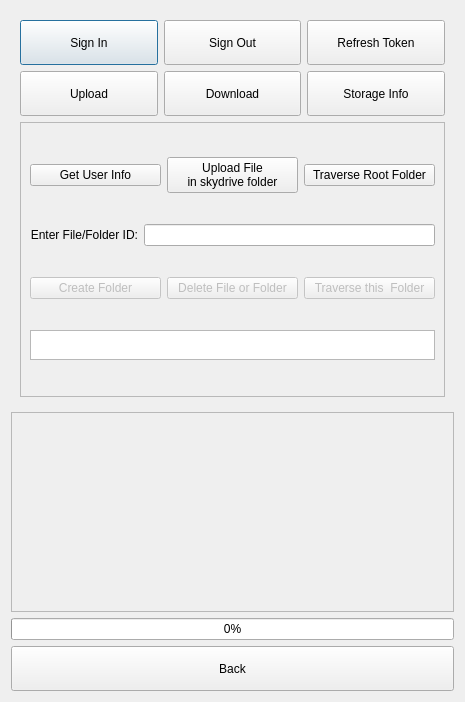
<?xml version="1.0" encoding="UTF-8"?>
<ui version="4.0">
 <class>TestDialog</class>
 <widget class="QDialog" name="TestDialog">
  <property name="geometry">
   <rect>
    <x>0</x>
    <y>0</y>
    <width>465</width>
    <height>702</height>
   </rect>
  </property>
  <property name="windowTitle">
   <string>Test QtOneDrive</string>
  </property>
  <layout class="QVBoxLayout" name="verticalLayout_3">
   <item>
    <widget class="QFrame" name="frameOne">
     <property name="frameShape">
      <enum>QFrame::NoFrame</enum>
     </property>
     <property name="frameShadow">
      <enum>QFrame::Raised</enum>
     </property>
     <layout class="QVBoxLayout" name="verticalLayout_2">
      <item>
       <layout class="QHBoxLayout" name="horizontalLayout">
        <item>
         <widget class="QPushButton" name="pushButton_SignIn">
          <property name="sizePolicy">
           <sizepolicy hsizetype="Preferred" vsizetype="Fixed">
            <horstretch>0</horstretch>
            <verstretch>0</verstretch>
           </sizepolicy>
          </property>
          <property name="minimumSize">
           <size>
            <width>100</width>
            <height>45</height>
           </size>
          </property>
          <property name="text">
           <string>Sign In</string>
          </property>
         </widget>
        </item>
        <item>
         <widget class="QPushButton" name="pushButton_SingOut">
          <property name="sizePolicy">
           <sizepolicy hsizetype="Preferred" vsizetype="Fixed">
            <horstretch>0</horstretch>
            <verstretch>0</verstretch>
           </sizepolicy>
          </property>
          <property name="minimumSize">
           <size>
            <width>0</width>
            <height>45</height>
           </size>
          </property>
          <property name="text">
           <string>Sign Out</string>
          </property>
         </widget>
        </item>
        <item>
         <widget class="QPushButton" name="pushButton">
          <property name="sizePolicy">
           <sizepolicy hsizetype="Preferred" vsizetype="Fixed">
            <horstretch>0</horstretch>
            <verstretch>0</verstretch>
           </sizepolicy>
          </property>
          <property name="minimumSize">
           <size>
            <width>0</width>
            <height>45</height>
           </size>
          </property>
          <property name="text">
           <string>Refresh Token</string>
          </property>
         </widget>
        </item>
       </layout>
      </item>
      <item>
       <layout class="QHBoxLayout" name="horizontalLayout_2">
        <item>
         <widget class="QPushButton" name="pushButton_upload2">
          <property name="enabled">
           <bool>true</bool>
          </property>
          <property name="sizePolicy">
           <sizepolicy hsizetype="Preferred" vsizetype="Fixed">
            <horstretch>0</horstretch>
            <verstretch>0</verstretch>
           </sizepolicy>
          </property>
          <property name="minimumSize">
           <size>
            <width>0</width>
            <height>45</height>
           </size>
          </property>
          <property name="text">
           <string>Upload</string>
          </property>
         </widget>
        </item>
        <item>
         <widget class="QPushButton" name="pushButton_downloadFile">
          <property name="enabled">
           <bool>true</bool>
          </property>
          <property name="sizePolicy">
           <sizepolicy hsizetype="Preferred" vsizetype="Fixed">
            <horstretch>0</horstretch>
            <verstretch>0</verstretch>
           </sizepolicy>
          </property>
          <property name="minimumSize">
           <size>
            <width>0</width>
            <height>45</height>
           </size>
          </property>
          <property name="text">
           <string>Download</string>
          </property>
         </widget>
        </item>
        <item>
         <widget class="QPushButton" name="pushButton_storageInfo">
          <property name="sizePolicy">
           <sizepolicy hsizetype="Preferred" vsizetype="Fixed">
            <horstretch>0</horstretch>
            <verstretch>0</verstretch>
           </sizepolicy>
          </property>
          <property name="minimumSize">
           <size>
            <width>0</width>
            <height>45</height>
           </size>
          </property>
          <property name="text">
           <string>Storage Info</string>
          </property>
         </widget>
        </item>
       </layout>
      </item>
      <item>
       <widget class="QFrame" name="frame">
        <property name="frameShape">
         <enum>QFrame::StyledPanel</enum>
        </property>
        <property name="frameShadow">
         <enum>QFrame::Raised</enum>
        </property>
        <layout class="QVBoxLayout" name="verticalLayout">
         <item>
          <layout class="QHBoxLayout" name="horizontalLayout_3">
           <item>
            <widget class="QPushButton" name="pushButton_GetUserInfo">
             <property name="minimumSize">
              <size>
               <width>100</width>
               <height>0</height>
              </size>
             </property>
             <property name="text">
              <string>Get User Info</string>
             </property>
            </widget>
           </item>
           <item>
            <widget class="QPushButton" name="pushButton_getFolders">
             <property name="text">
              <string>Upload File 
in skydrive folder</string>
             </property>
            </widget>
           </item>
           <item>
            <widget class="QPushButton" name="pushButton_getFiles">
             <property name="minimumSize">
              <size>
               <width>100</width>
               <height>0</height>
              </size>
             </property>
             <property name="text">
              <string>Traverse Root Folder</string>
             </property>
            </widget>
           </item>
          </layout>
         </item>
         <item>
          <layout class="QHBoxLayout" name="horizontalLayout_5">
           <item>
            <widget class="QLabel" name="label">
             <property name="text">
              <string>Enter File/Folder ID:</string>
             </property>
             <property name="alignment">
              <set>Qt::AlignRight|Qt::AlignTrailing|Qt::AlignVCenter</set>
             </property>
            </widget>
           </item>
           <item>
            <widget class="QLineEdit" name="lineEdit_fileID"/>
           </item>
          </layout>
         </item>
         <item>
          <layout class="QHBoxLayout" name="horizontalLayout_4">
           <item>
            <widget class="QPushButton" name="pushButton_createFolder">
             <property name="enabled">
              <bool>false</bool>
             </property>
             <property name="text">
              <string>Create Folder</string>
             </property>
            </widget>
           </item>
           <item>
            <widget class="QPushButton" name="pushButton_deleteFile">
             <property name="enabled">
              <bool>false</bool>
             </property>
             <property name="text">
              <string>Delete File or Folder</string>
             </property>
            </widget>
           </item>
           <item>
            <widget class="QPushButton" name="pushButton_traserveFolder">
             <property name="enabled">
              <bool>false</bool>
             </property>
             <property name="minimumSize">
              <size>
               <width>100</width>
               <height>0</height>
              </size>
             </property>
             <property name="text">
              <string>Traverse this  Folder</string>
             </property>
            </widget>
           </item>
          </layout>
         </item>
         <item>
          <widget class="QTextBrowser" name="label_info">
           <property name="maximumSize">
            <size>
             <width>16777215</width>
             <height>30</height>
            </size>
           </property>
           <property name="lineWrapMode">
            <enum>QTextEdit::WidgetWidth</enum>
           </property>
           <property name="acceptRichText">
            <bool>false</bool>
           </property>
           <property name="openLinks">
            <bool>false</bool>
           </property>
          </widget>
         </item>
        </layout>
       </widget>
      </item>
     </layout>
    </widget>
   </item>
   <item>
    <widget class="QFrame" name="frameQuick">
     <property name="minimumSize">
      <size>
       <width>0</width>
       <height>200</height>
      </size>
     </property>
     <property name="frameShape">
      <enum>QFrame::StyledPanel</enum>
     </property>
     <property name="frameShadow">
      <enum>QFrame::Raised</enum>
     </property>
     <layout class="QGridLayout" name="gridLayout_2">
      <item row="0" column="0">
       <layout class="QGridLayout" name="gl"/>
      </item>
     </layout>
    </widget>
   </item>
   <item>
    <widget class="QProgressBar" name="progressBar">
     <property name="value">
      <number>0</number>
     </property>
     <property name="alignment">
      <set>Qt::AlignCenter</set>
     </property>
     <property name="orientation">
      <enum>Qt::Horizontal</enum>
     </property>
     <property name="textDirection">
      <enum>QProgressBar::TopToBottom</enum>
     </property>
    </widget>
   </item>
   <item>
    <widget class="QPushButton" name="btnBack">
     <property name="sizePolicy">
      <sizepolicy hsizetype="Preferred" vsizetype="Fixed">
       <horstretch>0</horstretch>
       <verstretch>0</verstretch>
      </sizepolicy>
     </property>
     <property name="minimumSize">
      <size>
       <width>0</width>
       <height>45</height>
      </size>
     </property>
     <property name="text">
      <string>Back</string>
     </property>
    </widget>
   </item>
  </layout>
 </widget>
 <resources/>
 <connections/>
</ui>
